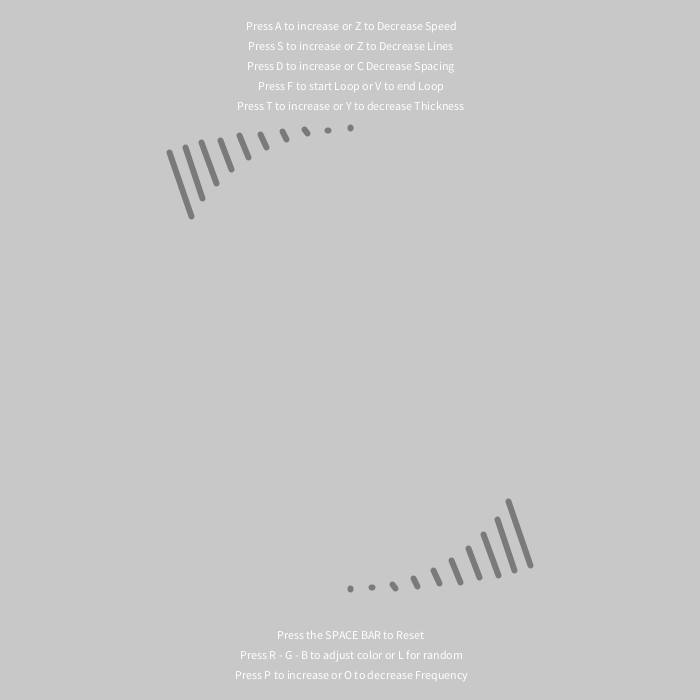
Frame 1 (no input)
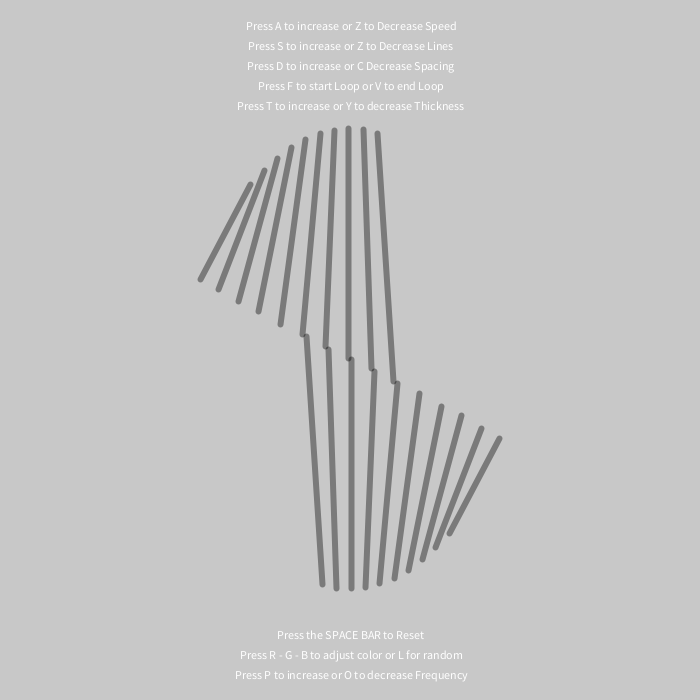
Frame 60 (the mouse pressed at the canvas centre just before this capture)
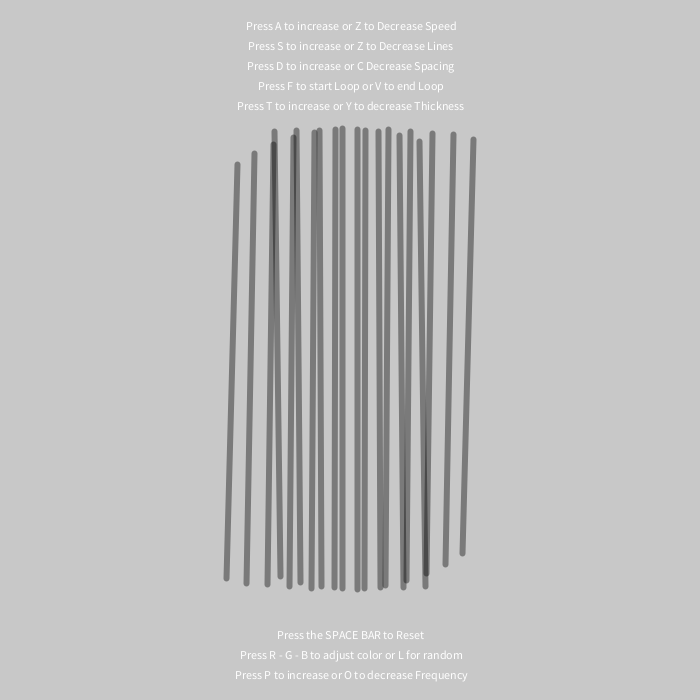
Frame 120 (the mouse held since frame 60 and released just before this capture)

The Processing sketch that drew these frames (run headless with seeded random() and noise(); from frame 60 on, the mouse is pressed at the canvas centre):

// Processing sketch: parametric
// ── parametric.pde
Lines l;
void setup() {
  size(700, 700);
  l = new Lines();
}
void draw() {
  background(200);
  l.Metric();
  l.Aphysics();
  l.keysa();
  l.keyControlsandbox();
  
  
}

// ── lines.pde
class Lines { 

  float LineNum;
  float Lnp = 10;
  float r = 0;
  float g = 0;
  float b = 0;
  float e = 100;
  float space = 1;
  float velocity;
  float speed;
  float velocitya;
  float speedp = 0.5;
  float frequency = 10;
  float thickness = 0;
  String t1;
  
  void keyControlsandbox() {
    textAlign(CENTER);
    text("Press A to increase or Z to Decrease Speed", 0, -330); 
    text("Press S to increase or Z to Decrease Lines", 0, -310); 
    text("Press D to increase or C Decrease Spacing", 0, -290); 
    text("Press F to start Loop or V to end Loop", 0, -270); 
    text("Press R - G - B to adjust color or L for random", 0, 300); 
    text("Press P to increase or O to decrease Frequency", 0, 320); 
    text("Press T to increase or Y to decrease Thickness", 0, -250); 
    text("Press the SPACE BAR to Reset", 0, 280);  
  }
  
 
  void keysa() {
    //Loop contro
    if (keyPressed) {
      if (key == 'F' || key == 'f') {
        velocitya = velocitya + 0.009;
      }
    }
    if (keyPressed) {
      if (key == 'V' || key == 'v') {
        velocitya = 0;
        velocity = 0;
      }
    }
    //Speed Control
    if (keyPressed) {
      if (key == 'A' || key == 'a') {
        speedp = speedp + 0.01;
      }
    }
    if (keyPressed) {
      if (key == 'z' || key == 'Z') {
        speedp = speedp - 0.01;
      }
    }
    //Line Count control
    if (keyPressed) {
      if (key == 's' || key == 'S') {
        Lnp = Lnp + 0.1;
      }
    }
    if (keyPressed) {
      if (key == 'x' || key == 'x') {
        Lnp = Lnp - 0.1;
      }
    }    
    //Spacing Control
    if (keyPressed) {
      if (key == 'D' || key == 'd') {
        space = space - 0.01;        
        if (space < 0.1 ) {
          space = 0.01;
        }
      }
    }
    if (keyPressed) {
      if (key == 'C' || key == 'c') {
        space = space + 0.01;
      }
    }    
    //Frequency Control
    if (keyPressed) {
      if (key == 'p' || key == 'P') {
        frequency = frequency + 0.01;
      }
    }
    if (keyPressed) {
      if (key == 'o' || key == 'O') {
        frequency = frequency - 0.01;
      }
    }    
    //Thickness
    if (keyPressed) {
      if (key == 't' || key == 'T') {
        thickness += 0.2;
      }
    }
    if (keyPressed) {
      if (key == 'Y' || key == 'y') {
        thickness += -0.2;
          if (thickness < 0.1 ) {
            thickness = 1;
        }
      }
    }
   //Color adjustment
    if (keyPressed) {
      if (key == 'r' || key == 'R') {
        r += 1;
      }
    }
    if (keyPressed) {
      if (key == 'G' || key == 'g') {
        g += 1;
      }
    }
    if (keyPressed) {
      if (key == 'b' || key == 'B') {
        b += 1;
      }
    }
    if (keyPressed) {
      if (key == 'L' || key == 'l') {
        r = random(0,255);
        g = random(0,255);
        b = random(0,255);
        thickness = random(1,60);
      }
    }
    if (keyPressed) {
      if (key == ' ') {    
        r = 0;
        g = 0 ;
        b = 0;
        thickness = 0;
        speed = 0.5;
        frequency = 10;
        velocitya = 0;
        velocity = 0;
        
      }
    }  
  }
  void Metric() {
    stroke(r, g, b, e);
    strokeWeight(6+thickness);
    translate(height/2, width/1.95);
    velocity = velocity + velocitya;
    LineNum = Lnp + velocity;
    for (float i = 0; i < LineNum; i = i + space) {
      line(x1(speed+i), y1(speed+i), sizeX(speed+i), sizeY(speed+i));
      line(-x1(speed+i), -y1(speed+i), -sizeX(speed+i), -sizeY(speed+i));
    }
  }
  void Aphysics() { 
    speed = speed + speedp;              
  }
  float x1(float speed) {
    return -sin(speed / frequency) * 180 + -sin(speed/5) * 18;
  }
  float y1(float speed) {
    return -cos(speed / 10) * 230;
  }
  float sizeX(float speed) {
    return -sin(speed / 10) * 230;
  }
  float sizeY(float speed) {
    return -cos(speed / 20) * 230 + -cos(speed* 10);
  }
}
